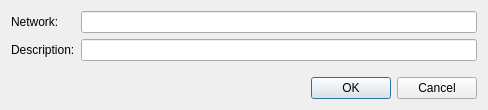
<?xml version="1.0" encoding="UTF-8"?>
<ui version="4.0">
 <class>editFreeNetwork</class>
 <widget class="QDialog" name="editFreeNetwork">
  <property name="geometry">
   <rect>
    <x>0</x>
    <y>0</y>
    <width>488</width>
    <height>110</height>
   </rect>
  </property>
  <property name="windowTitle">
   <string>Dialog</string>
  </property>
  <layout class="QVBoxLayout" name="verticalLayout">
   <item>
    <layout class="QFormLayout" name="formLayout">
     <item row="0" column="0">
      <widget class="QLabel" name="label">
       <property name="text">
        <string>Network:</string>
       </property>
      </widget>
     </item>
     <item row="0" column="1">
      <widget class="QLineEdit" name="networkEdit"/>
     </item>
     <item row="1" column="0">
      <widget class="QLabel" name="label_2">
       <property name="text">
        <string>Description:</string>
       </property>
      </widget>
     </item>
     <item row="1" column="1">
      <widget class="QLineEdit" name="descrEdit"/>
     </item>
    </layout>
   </item>
   <item>
    <widget class="QDialogButtonBox" name="buttonBox">
     <property name="orientation">
      <enum>Qt::Horizontal</enum>
     </property>
     <property name="standardButtons">
      <set>QDialogButtonBox::Cancel|QDialogButtonBox::Ok</set>
     </property>
    </widget>
   </item>
  </layout>
 </widget>
 <resources/>
 <connections>
  <connection>
   <sender>buttonBox</sender>
   <signal>accepted()</signal>
   <receiver>editFreeNetwork</receiver>
   <slot>accept()</slot>
   <hints>
    <hint type="sourcelabel">
     <x>248</x>
     <y>254</y>
    </hint>
    <hint type="destinationlabel">
     <x>157</x>
     <y>274</y>
    </hint>
   </hints>
  </connection>
  <connection>
   <sender>buttonBox</sender>
   <signal>rejected()</signal>
   <receiver>editFreeNetwork</receiver>
   <slot>reject()</slot>
   <hints>
    <hint type="sourcelabel">
     <x>316</x>
     <y>260</y>
    </hint>
    <hint type="destinationlabel">
     <x>286</x>
     <y>274</y>
    </hint>
   </hints>
  </connection>
 </connections>
</ui>
